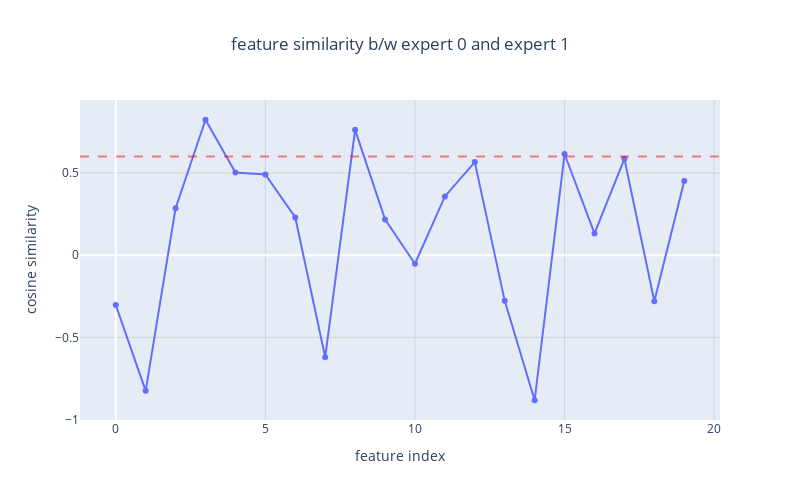

Notebook source saved alongside this figure:
### Code cell
plot_expert_pair_similarity(f_sim, 0, 1)

### Figure 1 — Plotly figure (JSON) as saved in the notebook; plotly's stock layout.template omitted (floating-point values rounded to 4 significant figures)
{"data": [{"line": {"width": 2}, "marker": {"size": 6}, "mode": "lines+markers", "type": "scatter", "x": [0, 1, 2, 3, 4, 5, 6, 7, 8, 9, 10, 11, 12, 13, 14, 15, 16, 17, 18, 19], "y": [-0.3034, -0.8256, 0.2861, 0.8239, 0.5028, 0.4913, 0.2293, -0.6209, 0.7626, 0.2175, -0.05233, 0.3572, 0.5663, -0.2781, -0.8827, 0.6155, 0.1325, 0.5859, -0.2802, 0.4512]}], "layout": {"height": 500, "shapes": [{"line": {"color": "red", "dash": "dash"}, "opacity": 0.5, "type": "line", "x0": 0, "x1": 1, "xref": "x domain", "y0": 0.6, "y1": 0.6, "yref": "y"}], "showlegend": false, "title": {"text": "feature similarity b/w expert 0 and expert 1", "x": 0.5}, "width": 800, "xaxis": {"gridcolor": "lightgray", "gridwidth": 1, "showgrid": true, "title": {"text": "feature index"}}, "yaxis": {"gridcolor": "lightgray", "gridwidth": 1, "showgrid": true, "title": {"text": "cosine similarity"}}}}
